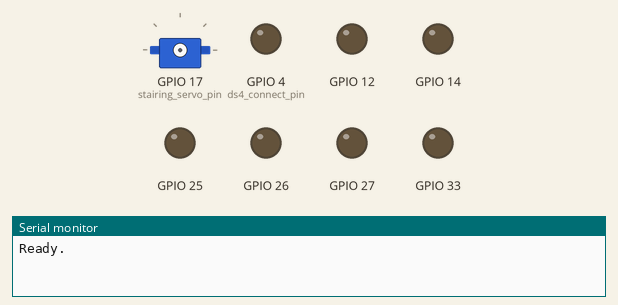
Recording of a sketch running on a simulated ESP32. Shown: servo, output pins drawn as LEDs (lit = HIGH), the last lines printed to the serial monitor. Nothing arrives over Bluetooth unless stated; pins used as bus, display or sensor lines are not drawn.

Above: at 0.1 s.
At 0.6 s:
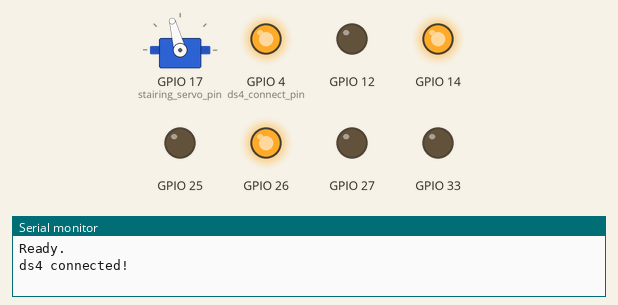
Timing chart, 0 to 2.1 s (numbered marks = the images above):
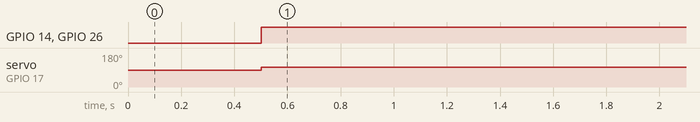

Measured:
- by itself, GPIO 14, GPIO 26: LOW → HIGH at 0.50 s
- by itself, servo on GPIO 17 (stairing_servo_pin): 90° → 105° at 0.50 s

The sketch:

main.ino
```cpp
#include <PS4Controller.h>
#include <ESP32Servo.h>

const int power_pin = 2;
const int ds4_connect_pin = 4;
const int stairing_servo_pin = 17;
const int IN_PLUS_left = 14;
const int IN_MINUS_left = 27;
const int IN_PLUS_right = 26;
const int IN_MINUS_right = 25;
const int EN_left = 12;
const int EN_right = 33;
// mpu6050 sda pin = 21
// mpu6050 scl pin = 22

class l298n_pwd{
  public:
    int EN, IN_PLUS, IN_MINUS, SPEED;
    l298n_pwd(int EN, int IN_PLUS, int IN_MINUS){
      this -> EN = EN;
      this -> IN_PLUS = IN_PLUS;
      this -> IN_MINUS = IN_MINUS;
      this -> SPEED = 0;
      pinMode(this -> IN_PLUS, OUTPUT);
      pinMode(this -> IN_MINUS, OUTPUT);
    }

    void set_speed(int cmd){
      this -> SPEED = cmd;
      if(cmd >= 0){
        digitalWrite(this -> IN_PLUS, HIGH);
        digitalWrite(this -> IN_MINUS, LOW);
      }
      else{
        digitalWrite(this -> IN_PLUS, LOW);
        digitalWrite(this -> IN_MINUS, HIGH);
      }
      analogWrite(this -> EN, abs(cmd));
    }
};

void getPS4buttons(void);

void settirespeed(void);

l298n_pwd left(EN_left, IN_PLUS_left, IN_MINUS_left);
l298n_pwd right(EN_right, IN_PLUS_right, IN_MINUS_right);
Servo stairing_servo;

int L2=0, R2=0, CrossButton=0, L3X=0, L3Y=0, left_cmd=0, right_cmd=0;

void setup(){
  // ========serial setup=================
  Serial.begin(115200);
  while (!Serial) delay(10);

  // =======light setup===========
  pinMode(power_pin, OUTPUT);
  pinMode(ds4_connect_pin, OUTPUT);
  digitalWrite(power_pin, HIGH);

  // =====bluetooth setup=========
  PS4.begin("BC:FE:D9:CF:B6:5D");
  Serial.println("Ready.");
  delay(500);
  while(!PS4.isConnected()){
    Serial.println("wait connecting ds4...");
    delay(1000);
  }
  Serial.println("ds4 connected!");
  digitalWrite(4, HIGH);

  // ========stairing servo===========
  stairing_servo.attach(stairing_servo_pin);
}

void loop(){
  getPS4buttons();
  settirespeed();
  stairing();
  delay(10);

}

void getPS4buttons(void){
  if(PS4.isConnected()){
    digitalWrite(ds4_connect_pin, HIGH);
    if (PS4.L2()) L2 = PS4.L2Value();
    else L2 = 0;
    if (PS4.R2()) R2 = PS4.R2Value();
    else R2 = 0;
    if (PS4.Cross()) CrossButton = 1;
    else CrossButton = 0;
    if(PS4.LStickX()) L3X = PS4.LStickX();
    else L3X = 0;
    // if(PS4.LStickY()) L3Y = PS4.LStickY();
    // else L3Y = 0;
    if(PS4.Circle()) digitalWrite(power_pin, LOW);
    else digitalWrite(power_pin, HIGH);
  }
  else digitalWrite(ds4_connect_pin, LOW);
}

void settirespeed(void){
  left_cmd = int(R2);
  right_cmd = int(R2);
  if(CrossButton){
    left_cmd *= -1;
    right_cmd *= -1;
  }
  left.set_speed(left_cmd);
  right.set_speed(right_cmd);
  // Serial.println(left.SPEED);
  // Serial.println(right.SPEED);
}

void stairing(void){
  int stairing_servo_cmd = int(-25.0 * L3X / 128.0 + 105.0);
  stairing_servo.write(stairing_servo_cmd);
}
```
